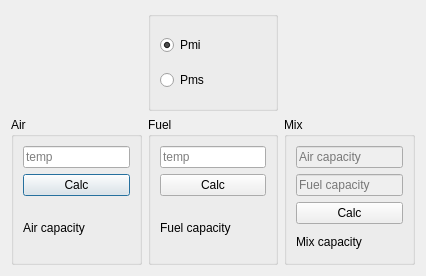
<?xml version="1.0" encoding="UTF-8"?>
<ui version="4.0">
 <class>TempCalc</class>
 <widget class="QDialog" name="TempCalc">
  <property name="geometry">
   <rect>
    <x>0</x>
    <y>0</y>
    <width>426</width>
    <height>276</height>
   </rect>
  </property>
  <property name="windowTitle">
   <string>Temp</string>
  </property>
  <layout class="QGridLayout" name="gridLayout">
   <item row="0" column="0">
    <spacer name="verticalSpacer">
     <property name="orientation">
      <enum>Qt::Vertical</enum>
     </property>
     <property name="sizeType">
      <enum>QSizePolicy::Fixed</enum>
     </property>
     <property name="sizeHint" stdset="0">
      <size>
       <width>20</width>
       <height>100</height>
      </size>
     </property>
    </spacer>
   </item>
   <item row="0" column="1">
    <widget class="QGroupBox" name="groupBox_mode">
     <property name="sizePolicy">
      <sizepolicy hsizetype="Preferred" vsizetype="Fixed">
       <horstretch>0</horstretch>
       <verstretch>0</verstretch>
      </sizepolicy>
     </property>
     <property name="minimumSize">
      <size>
       <width>0</width>
       <height>100</height>
      </size>
     </property>
     <property name="title">
      <string/>
     </property>
     <layout class="QVBoxLayout" name="verticalLayout_4">
      <item>
       <widget class="QRadioButton" name="radioButton_pmi">
        <property name="text">
         <string>Pmi</string>
        </property>
        <property name="checked">
         <bool>true</bool>
        </property>
       </widget>
      </item>
      <item>
       <widget class="QRadioButton" name="radioButton_pms">
        <property name="text">
         <string>Pms</string>
        </property>
       </widget>
      </item>
     </layout>
    </widget>
   </item>
   <item row="0" column="2">
    <spacer name="verticalSpacer_2">
     <property name="orientation">
      <enum>Qt::Vertical</enum>
     </property>
     <property name="sizeType">
      <enum>QSizePolicy::Fixed</enum>
     </property>
     <property name="sizeHint" stdset="0">
      <size>
       <width>20</width>
       <height>100</height>
      </size>
     </property>
    </spacer>
   </item>
   <item row="1" column="0">
    <widget class="QGroupBox" name="groupBox_air">
     <property name="title">
      <string>Air</string>
     </property>
     <layout class="QVBoxLayout" name="verticalLayout">
      <item>
       <widget class="QLineEdit" name="le_air">
        <property name="placeholderText">
         <string>temp</string>
        </property>
       </widget>
      </item>
      <item>
       <widget class="QPushButton" name="pb_calcAir">
        <property name="text">
         <string>Calc</string>
        </property>
       </widget>
      </item>
      <item>
       <widget class="QLabel" name="output_air">
        <property name="text">
         <string>Air capacity</string>
        </property>
       </widget>
      </item>
     </layout>
    </widget>
   </item>
   <item row="1" column="1">
    <widget class="QGroupBox" name="groupBox_fuel">
     <property name="title">
      <string>Fuel</string>
     </property>
     <layout class="QVBoxLayout" name="verticalLayout_2">
      <item>
       <widget class="QLineEdit" name="le_fuel">
        <property name="placeholderText">
         <string>temp</string>
        </property>
       </widget>
      </item>
      <item>
       <widget class="QPushButton" name="pb_calcFuel">
        <property name="text">
         <string>Calc</string>
        </property>
       </widget>
      </item>
      <item>
       <widget class="QLabel" name="output_fuel">
        <property name="text">
         <string>Fuel capacity</string>
        </property>
       </widget>
      </item>
     </layout>
    </widget>
   </item>
   <item row="1" column="2">
    <widget class="QGroupBox" name="groupBox_mix">
     <property name="title">
      <string>Mix</string>
     </property>
     <layout class="QVBoxLayout" name="verticalLayout_3">
      <item>
       <widget class="QLineEdit" name="le_capAir">
        <property name="enabled">
         <bool>false</bool>
        </property>
        <property name="text">
         <string/>
        </property>
        <property name="placeholderText">
         <string>Air capacity</string>
        </property>
       </widget>
      </item>
      <item>
       <widget class="QLineEdit" name="le_capFuel">
        <property name="enabled">
         <bool>false</bool>
        </property>
        <property name="readOnly">
         <bool>true</bool>
        </property>
        <property name="placeholderText">
         <string>Fuel capacity</string>
        </property>
       </widget>
      </item>
      <item>
       <widget class="QPushButton" name="pb_calcMix">
        <property name="text">
         <string>Calc</string>
        </property>
       </widget>
      </item>
      <item>
       <widget class="QLabel" name="output_mix">
        <property name="text">
         <string>Mix capacity</string>
        </property>
       </widget>
      </item>
     </layout>
    </widget>
   </item>
  </layout>
 </widget>
 <resources/>
 <connections/>
</ui>
